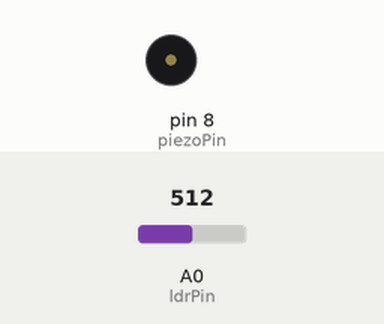
Recording of a sketch running on a simulated Arduino Uno, built with avr-gcc and run on an emulated ATmega328P. Parts: buzzer (waves = sounding). Inputs (shaded band) come from the test bench; at power-on: A0 (ldrPin) = 512.

Above: at 1.8 s.
1.9 s: A0 (ldrPin) set to 0
At 2.5 s:
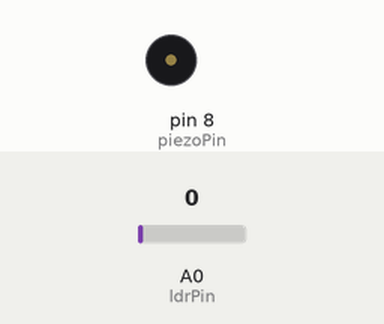
3.4 s: A0 (ldrPin) set to 122
At 4.6 s:
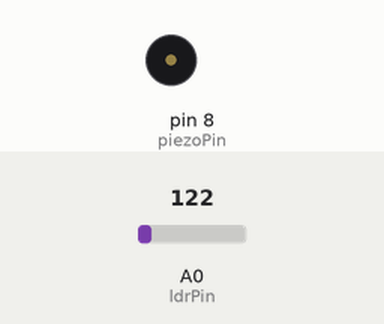
Timing chart, 0 to 13.6 s (numbered marks = the images above; inputs shaded):
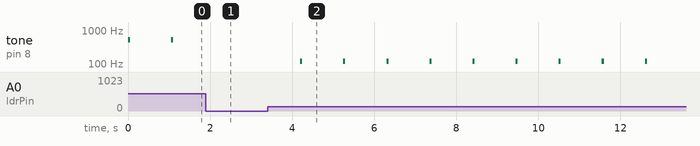

Measured:
- after the input at 1.9 s, tone on pin 8 (piezoPin): stops changing and stays silent
- after the input at 3.4 s, tone on pin 8 (piezoPin): alternates 122 Hz for 0.05 s and silent for 1.0 s, starting after 0.80 s
- by itself, tone on pin 8 (piezoPin): alternates 512 Hz for 0.05 s and silent for 1.0 s

The sketch:

Sensor_de_luz.ino
```cpp
int piezoPin = 8;
int ldrPin = 0;
int ldrValue = 0;

void setup() {


}

void loop() {
  ldrValue = analogRead(ldrPin);
  tone(piezoPin,ldrValue);
  delay(50);
  noTone(piezoPin);
  delay(1000);

}
```
